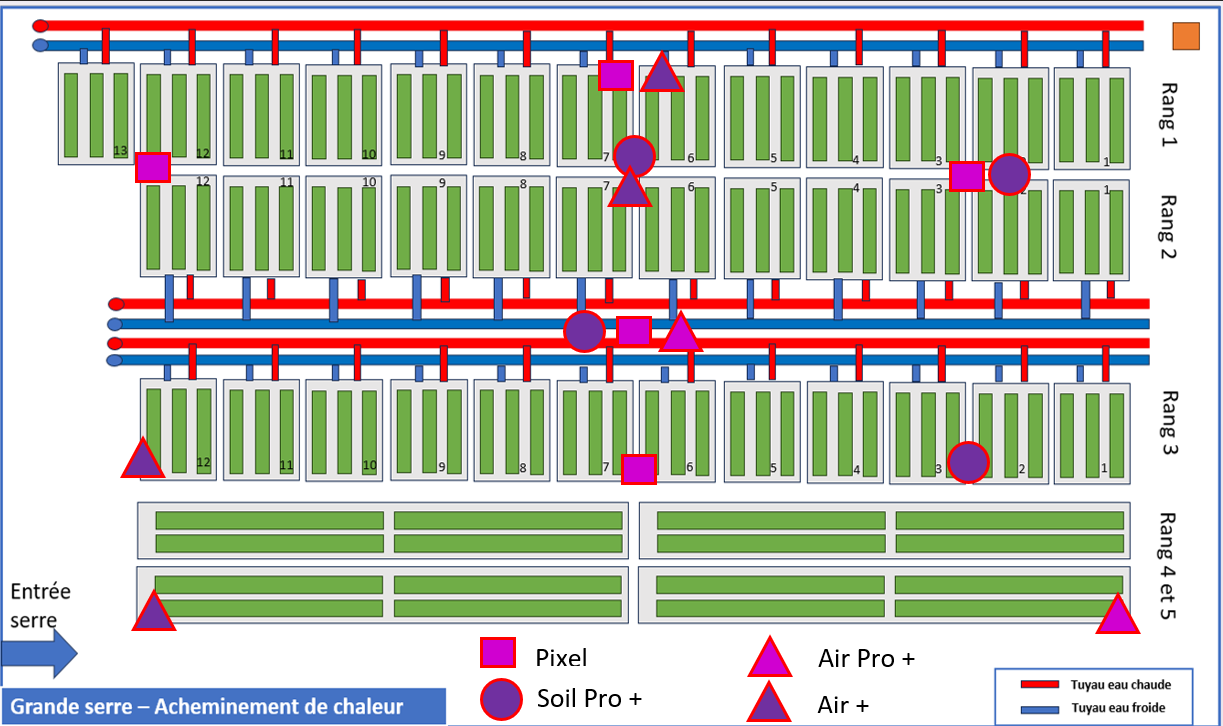
#> input picture Plan Sigrow.png, 1223 x 726 px, found by its file name
$ python placer_selon_plan.py
#> lines starting #> are read from the running program, lines starting #| are printed output that depends on the picture; after the words box and inside, x2 and y2 are one past the last pixel; in counts of white or black regions, pixels touching at a corner belong together
#!/usr/bin/env python3
"""
placer_selon_plan.py — Positions 3D des capteurs du central 15353 d'après le
schéma « Plan Sigrow.png » (~/doctorat/webapp/), dans le repère de plan_rigerie.py.

1. Détecte les symboles par couleur et forme :
     carré magenta = Pixel+, triangle magenta = AirPro+,
     rond violet = SoilPro+, triangle violet = Air+   (la légende est ignorée).
2. Détecte les tablettes (fonds gris) et cale l'image sur plan_rigerie.py :
   x par une droite par rang (bords des tablettes), y par morceaux entre les
   bords des rangs. Le schéma n'est pas à l'échelle en y : seule la position
   relative aux tablettes compte.
3. Hauteurs : SoilPro+ dans le substrat sur tablette, Pixel+ au niveau des
   feuilles, Air+ puis AirPro+ au-dessus. Deux capteurs très proches sur le plan
   (< 55 px, soit moins de 2 symboles) sont supposés superposés : même (x, y),
   au moins 0,4 m d'écart en z.
4. Les identifiants sont attribués par type, dans l'ordre de lecture du plan
   (haut-gauche -> bas-droite) et par numéro croissant : le schéma ne les donne
   pas, l'attribution est donc À VALIDER sur place.

Écrit/complète capteurs_positions.json (les capteurs Bocage déjà placés sont gardés).

    python3 placer_selon_plan.py [--plan "~/doctorat/webapp/Plan Sigrow.png"] [--dry-run]
"""
from __future__ import annotations

import argparse
import csv
import json
import sys
from pathlib import Path

import numpy as np
import requests
from PIL import Image
from scipy import ndimage

ICI = Path(__file__).resolve().parent
TABLETTES = ICI.parent / "plan_rigerie" / "tablettes_rigerie.csv"
POSITIONS = ICI / "capteurs_positions.json"
Z_TABLETTE = 0.80
Z_TYPE = {"soilpro": 0.90, "pixel": 1.10, "air": 1.60, "airpro": 2.20}
NOM_TYPE = {"soilpro": "SoilPro+", "pixel": "Pixel+", "air": "Air+", "airpro": "AirPro+"}
PROCHES_PX, ECART_Z = 55, 0.4      # px sur le schéma (symbole ≈ 30 px) ; m


def detecter(chemin):
    im = np.asarray(Image.open(chemin).convert("RGB")).astype(int)
    r, g, b = im[..., 0], im[..., 1], im[..., 2]
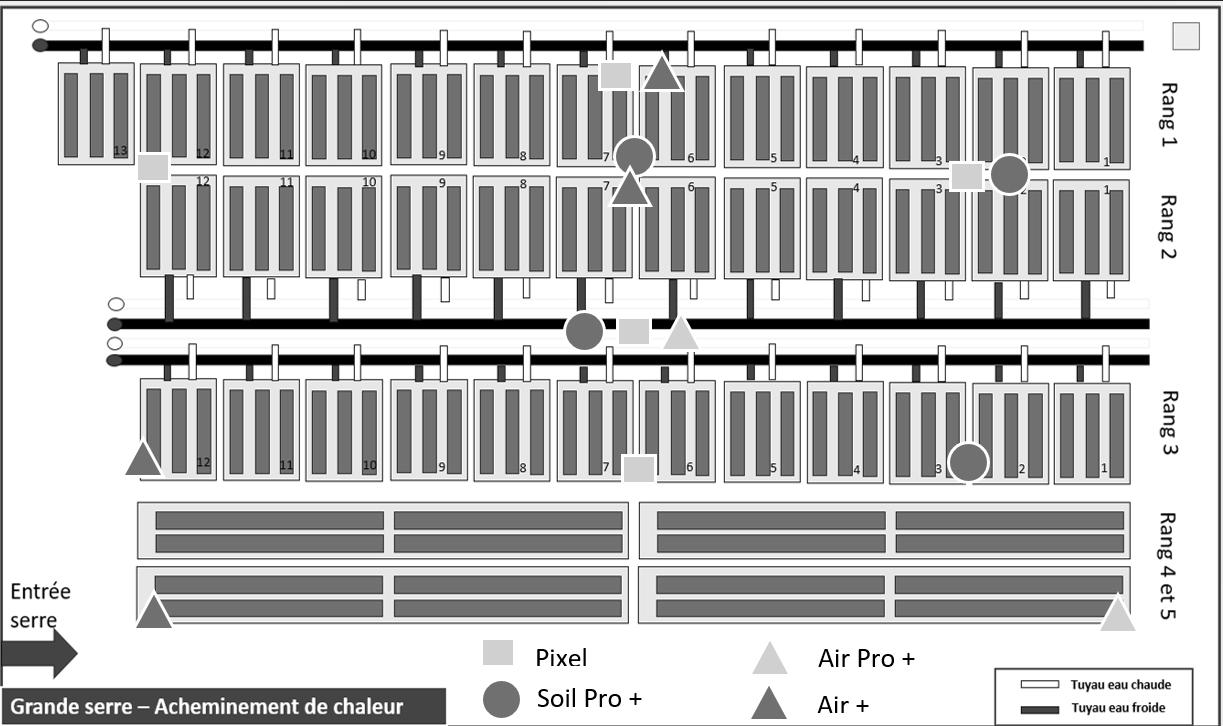
#> r: shape (726, 1223) int64; min 0, max 255, mean 192.2
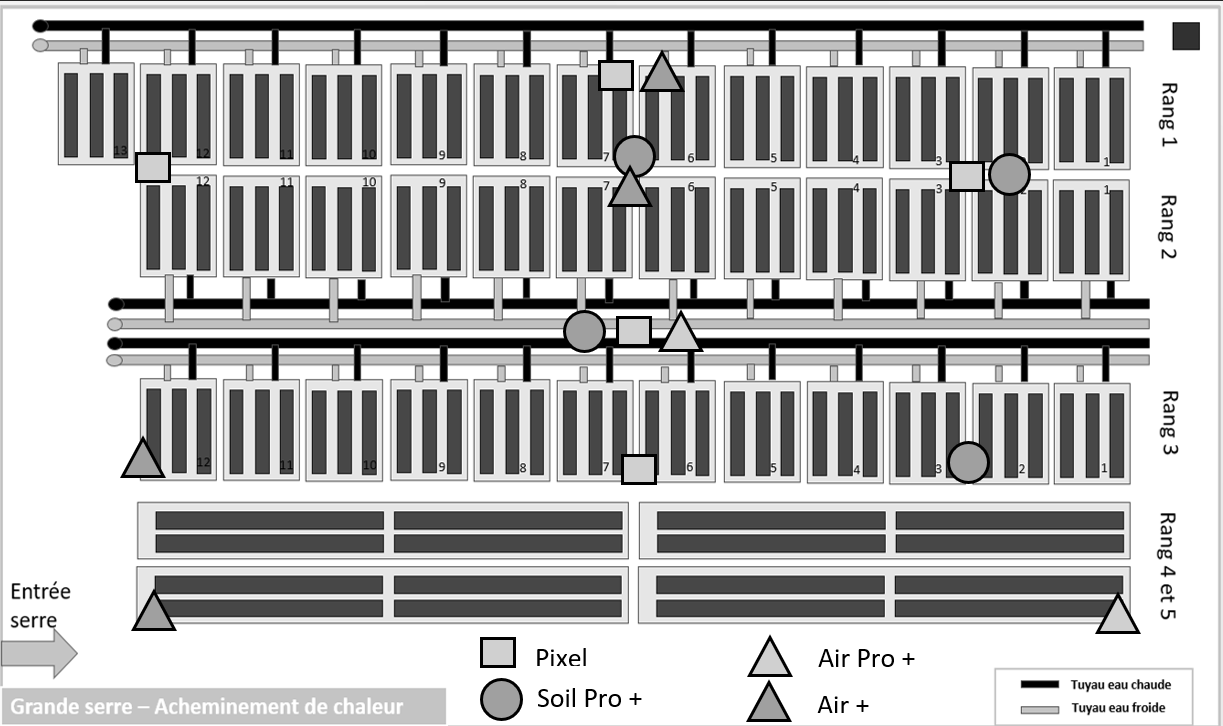
#> b: shape (726, 1223) int64; min 0, max 255, mean 183.1
    H, W = r.shape
#> H = 726; W = 1223
    mag = (r > 170) & (g < 80) & (b > 170)
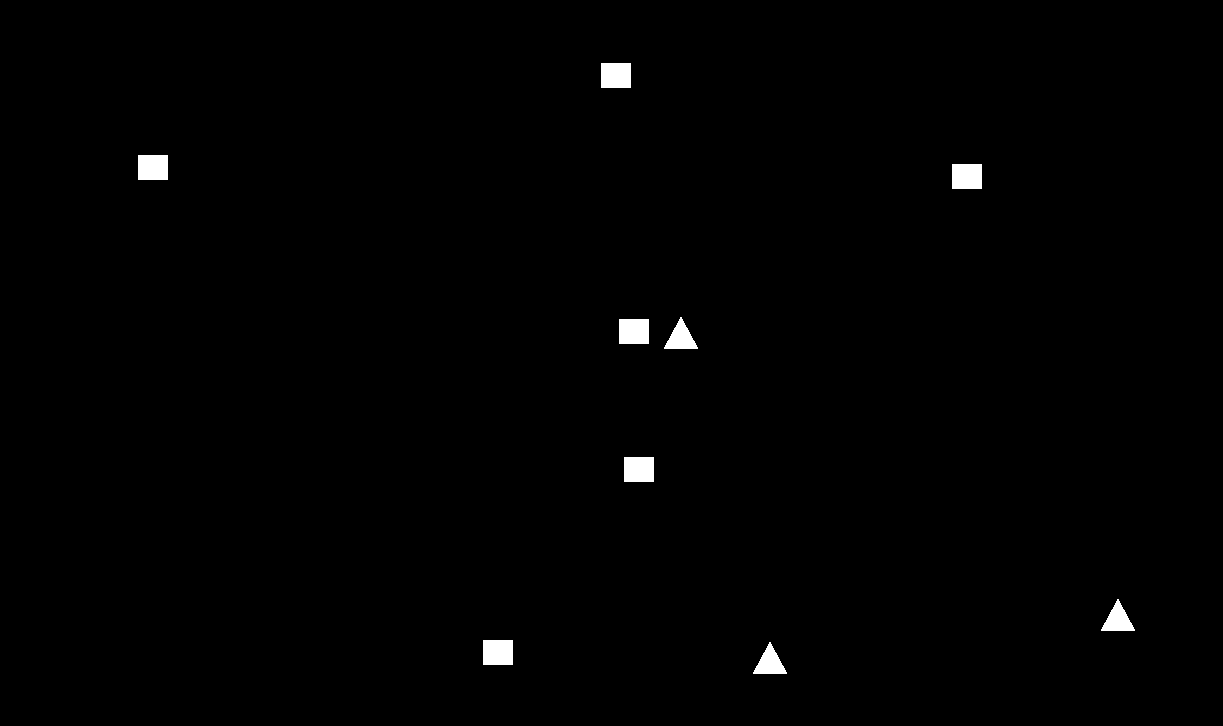
#> mag: shape (726, 1223) bool; 0.7% white; 9 white regions, largest, box (x1, y1, x2, y2) and area: (601, 63, 631, 88) 750, (138, 155, 168, 180) 750, (952, 164, 982, 189) 750
    vio = (r > 80) & (r < 150) & (g < 90) & (b > 120) & (b < 200)
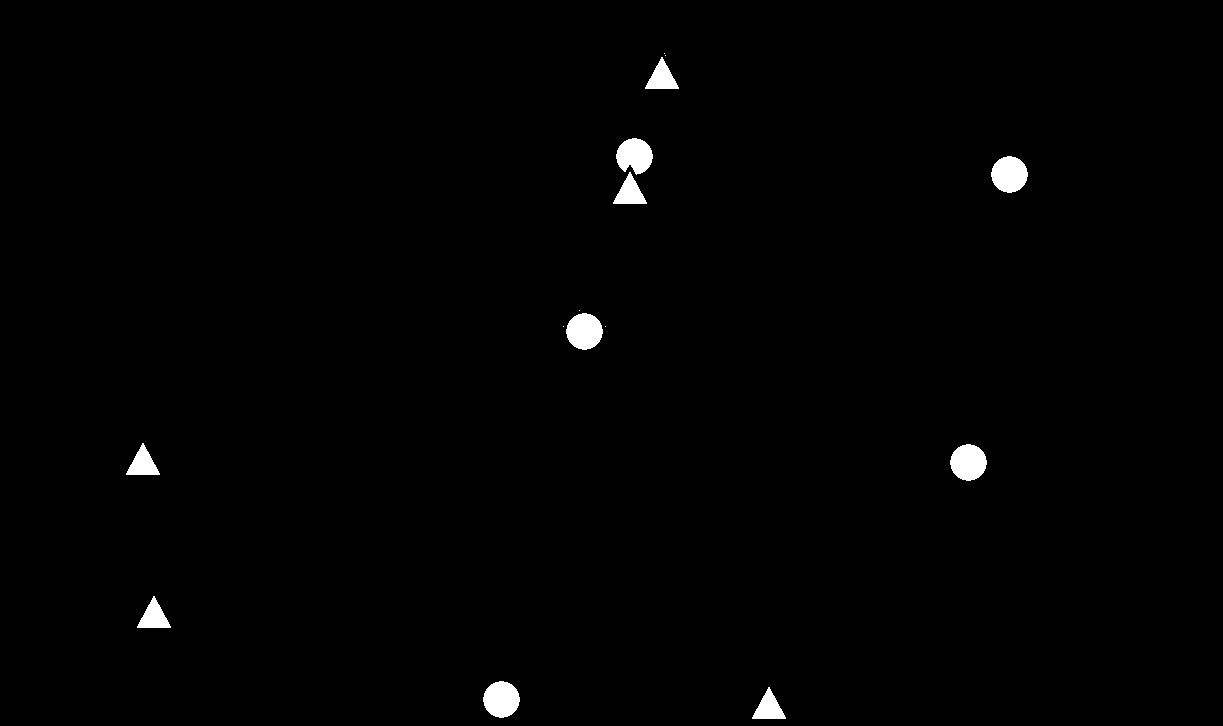
#> vio: shape (726, 1223) bool; 0.91% white; 15 white regions (5 under 20 px), largest, box (x1, y1, x2, y2) and area: (991, 156, 1028, 193) 1041, (566, 313, 603, 350) 1041, (950, 444, 987, 481) 1041
    symb = []
    for couleur, m in (("magenta", mag), ("violet", vio)):
        lab, n = ndimage.label(m)
        for i in range(1, n + 1):
            ys, xs = np.where(lab == i)
            if len(xs) < 150:
                continue
            w, h = np.ptp(xs) + 1, np.ptp(ys) + 1
            fill = len(xs) / (w * h)
            forme = "carre" if fill > 0.9 else "triangle" if fill < 0.6 else "rond"
            typ = {("magenta", "carre"): "pixel", ("magenta", "triangle"): "airpro",
                   ("violet", "rond"): "soilpro", ("violet", "triangle"): "air"}.get((couleur, forme))
            cx, cy = xs.mean(), ys.mean()
            if typ is None or cy > 0.88 * H and 0.38 * W < cx < 0.68 * W:   # légende
                continue
            symb.append({"type": typ, "px": float(cx), "py": float(cy)})
#> this loop made 2 passes
#> (couleur, n) on passes 1 to 2: ('magenta', 9), ('violet', 15)
#> after the loop, symb = 15 items
    grey = (abs(r - g) < 8) & (abs(g - b) < 8) & (r > 205) & (r < 240)
#> grey: shape (726, 1223) bool; 16.4% white; 933 white regions (812 under 20 px), largest, box (x1, y1, x2, y2) and area: (640, 504, 1129, 557) 6990, (140, 504, 628, 558) 6970, (639, 568, 1129, 621) 5579
    lab, _ = ndimage.label(grey)
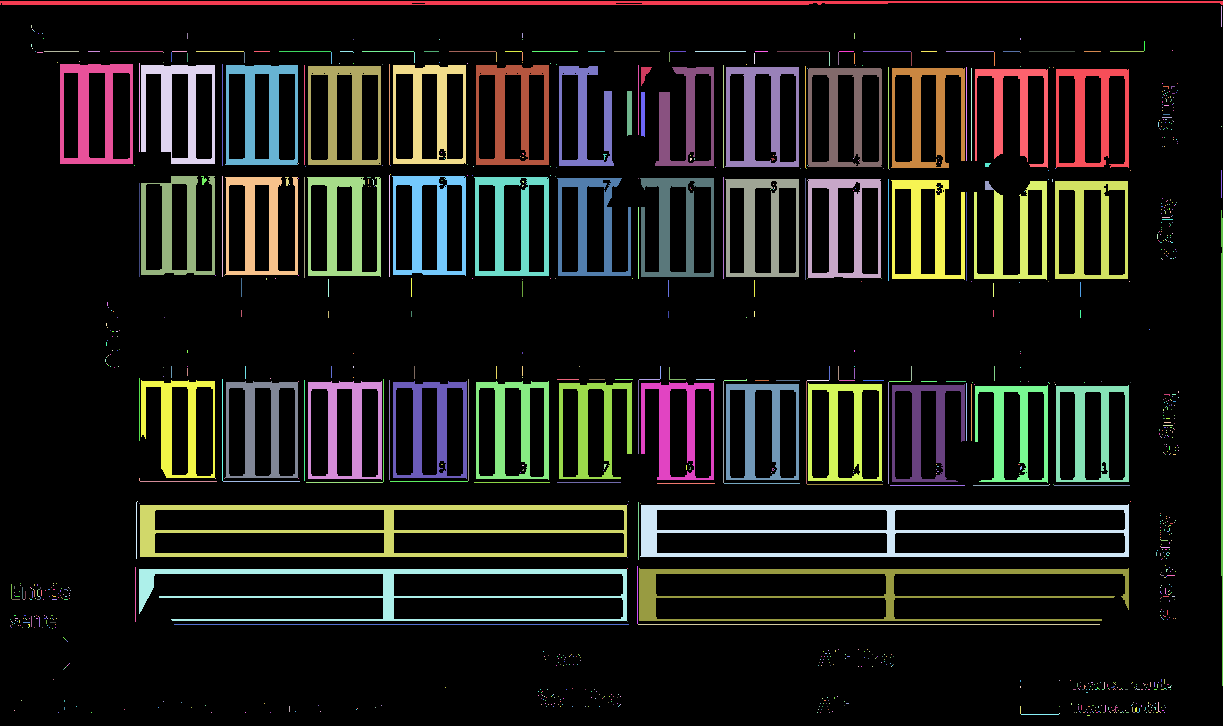
#> lab: shape (726, 1223) int32; 1162 distinct labels, from 0 to 1161; one colour per label, 0 black
    tabs = []
    for sl in ndimage.find_objects(lab):
        y0, y1, x0, x1 = sl[0].start, sl[0].stop, sl[1].start, sl[1].stop
        if x1 - x0 > 50 and y1 - y0 > 40:
            tabs.append((x0, x1, y0, y1))
#> this loop made 1161 passes
#> (y0, y1, x0, x1) on passes 1 to 3: (1, 5, 0, 1223), (6, 27, 1221, 1222), (25, 28, 31, 32)
#> after the loop, tabs = 41 items, first 6: (60, 133, 64, 164), (141, 215, 65, 164), (225, 298, 65, 165), (393, 466, 65, 164), (476, 549, 65, 165), (308, 381, 66, 165)
    return symb, tabs


def caler(tabs_img):
    """Associe chaque rangée de tablettes de l'image à un rang réel."""
    reel = {}
    for t in csv.DictReader(TABLETTES.open()):
        reel.setdefault(int(t["rang"]), []).append(
            (float(t["x_min"]), float(t["x_max"]), float(t["y_min"]), float(t["y_max"])))
    # rangées de l'image, de haut en bas (rang 1 en haut, comme sur le plan)
    bandes = []
    for t in sorted(tabs_img, key=lambda t: t[2]):
        if bandes and abs(t[2] - bandes[-1][0][2]) < 20:
            bandes[-1].append(t)
        else:
            bandes.append([t])
    if len(bandes) != 5:
        sys.exit(f"{len(bandes)} rangées détectées au lieu de 5 : vérifier le plan")
    rangs = []
    for k, bande in enumerate(bandes, start=1):
        img = sorted(bande)                         # gauche -> droite
        vrai = sorted(reel[k])
        if len(img) != len(vrai):
            sys.exit(f"rang {k} : {len(img)} tablettes sur l'image, {len(vrai)} dans le CSV")
        xi = [v for t in img for v in (t[0], t[1])]
        xr = [v for t in vrai for v in (t[0], t[1])]
        a, b0 = np.polyfit(xi, xr, 1)
        yi0, yi1 = np.median([t[2] for t in img]), np.median([t[3] for t in img])
        rangs.append({"rang": k, "ax": a, "bx": b0, "yi": (yi0, yi1),
                      "yr": (max(t[3] for t in vrai), min(t[2] for t in vrai))})
    return rangs


def vers_plan(px, py, rangs):
    # y : par morceaux entre bords de rangs (image vers le bas = y réel décroissant)
    pts_i, pts_r = [], []
    for r in rangs:
        pts_i += list(r["yi"]); pts_r += list(r["yr"])
    y = float(np.interp(py, pts_i, pts_r))
    # x : droite du rang le plus proche verticalement
    r = min(rangs, key=lambda r: 0 if r["yi"][0] <= py <= r["yi"][1]
            else min(abs(py - r["yi"][0]), abs(py - r["yi"][1])))
    dedans = [q["rang"] for q in rangs if q["yi"][0] - 4 <= py <= q["yi"][1] + 4]
    if dedans:
        lieu = f"R{dedans[0]}"
    else:
        haut = max((q for q in rangs if q["yi"][1] < py), key=lambda q: q["yi"][1], default=None)
        bas = min((q for q in rangs if q["yi"][0] > py), key=lambda q: q["yi"][0], default=None)
        lieu = f"entre R{haut['rang']} et R{bas['rang']}" if haut and bas else f"bord R{r['rang']}"
    return r["ax"] * px + r["bx"], y, lieu


def main():
    ap = argparse.ArgumentParser()
    ap.add_argument("--plan", default=str(Path.home() / "doctorat/webapp/Plan Sigrow.png"))
    ap.add_argument("--central", type=int, default=15353)
    ap.add_argument("--cle", default="SIGROW_API_KEY_15353")
    ap.add_argument("--dry-run", action="store_true")
    args = ap.parse_args()

    symb, tabs = detecter(args.plan)
#> symb = 15 items
    rangs = caler(tabs)
    for s in symb:
        s["x"], s["y"], s["rang"] = vers_plan(s["px"], s["py"], rangs)
        s["z"] = Z_TYPE[s["type"]]

    # capteurs proches SUR L'IMAGE -> superposés. Le schéma n'est pas à l'échelle
    # en y (un rang de 3,2 m et un de 8,8 m y ont la même hauteur) : la proximité
    # se juge donc en pixels. Un groupe prend le (x, y) de son capteur le plus bas
    # (SoilPro+ ou Pixel+, posé sur la tablette) et ses membres sont empilés en z.
    parent = list(range(len(symb)))
    def racine(i):
        while parent[i] != i:
            i = parent[i]
        return i
    for i, s in enumerate(symb):
        for j, t in enumerate(symb[:i]):
            if np.hypot(s["px"] - t["px"], s["py"] - t["py"]) < PROCHES_PX:
                parent[racine(i)] = racine(j)
    groupes = {}
    for i, s in enumerate(symb):
        groupes.setdefault(racine(i), []).append(s)
    for membres in groupes.values():
        membres.sort(key=lambda s: Z_TYPE[s["type"]])
        base = membres[0]
        for k, s in enumerate(membres):
            s["groupe"] = len(membres) - 1
            s["x"], s["y"], s["rang"] = base["x"], base["y"], base["rang"]
            if k:
                s["z"] = round(max(s["z"], membres[k - 1]["z"] + ECART_Z), 2)

    # identifiants : par type, ordre de lecture du plan
    sys.path.insert(0, str(ICI))
    from serveur_3d import lire_cles  # noqa: E402
    import os
    cle = os.environ.get(args.cle) or lire_cles().get(args.cle)
    devs = requests.get(f"https://api3.sigrow.com/v3/partners/central/{args.central}/data/latest/",
                        headers={"X-API-Key": cle}, timeout=30).json()
    ids = {}
    for d in devs:
        ids.setdefault(d["device_type"], []).append(d["id"])
    caps = {}
    for typ in Z_TYPE:
        sur_plan = sorted((s for s in symb if s["type"] == typ), key=lambda s: (round(s["py"] / 40), s["px"]))
        dispo = sorted(ids.get(typ, []))
        if len(sur_plan) != len(dispo):
            print(f"! {typ} : {len(sur_plan)} sur le plan, {len(dispo)} sur le central")
        for s, rid in zip(sur_plan, dispo):
            caps[str(rid)] = {"x": round(s["x"], 2), "y": round(s["y"], 2), "z": s["z"],
                              "label": f"{NOM_TYPE[typ]} {rid} · {s['rang']}",
                              "a_valider": True, "source": args.central}
            print(f"{NOM_TYPE[typ]:9s} {rid:>6}  image ({s['px']:4.0f},{s['py']:4.0f})  ->  "
                  f"x {s['x']:5.2f}  y {s['y']:5.2f}  z {s['z']:.2f}  {s['rang']}"
                  + ("  (superposé)" if s["groupe"] else ""))
    if args.dry_run:
        return
    cur = json.loads(POSITIONS.read_text(encoding="utf-8"))
    cur["capteurs"].update(caps)
    cur["note_15353"] = ("Capteurs du central 15353 placés par placer_selon_plan.py d'après « Plan Sigrow.png ». "
                         "Attribution des identifiants à un symbole arbitraire (par type, ordre de lecture) : à valider.")
    POSITIONS.write_text(json.dumps(cur, ensure_ascii=False, indent=2), encoding="utf-8")
    print(f"-> {len(caps)} capteurs écrits dans {POSITIONS.name}")


if __name__ == "__main__":
#> (the run stopped early here; a loop or call above may not have finished)
